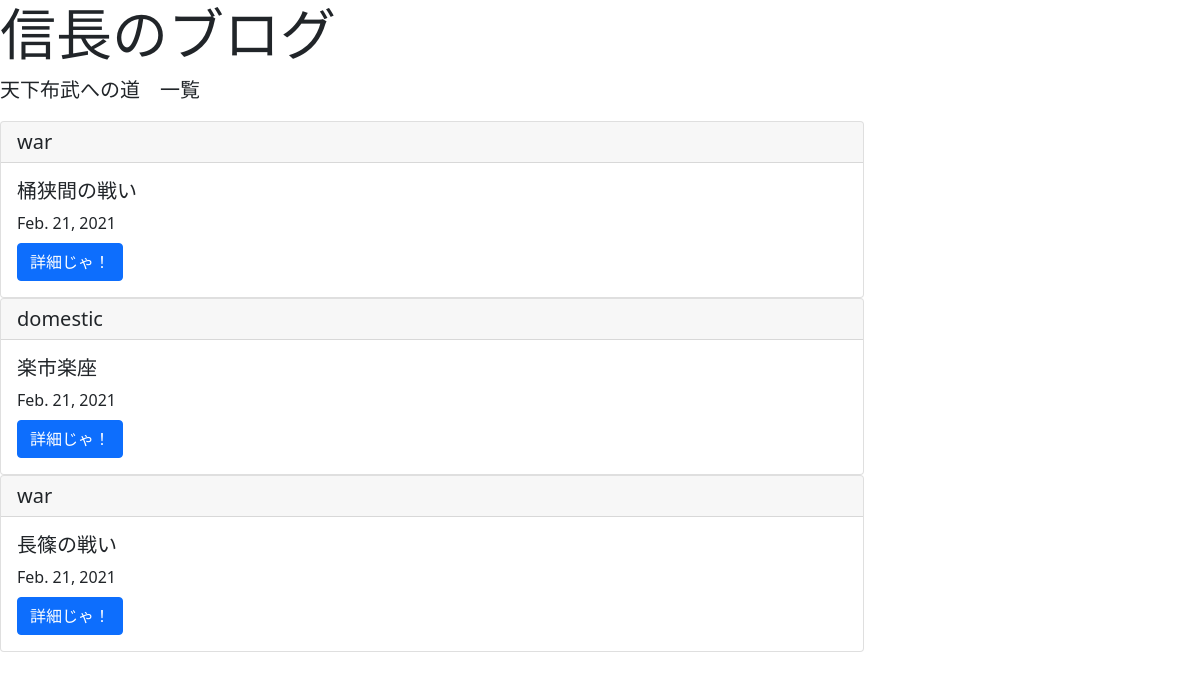
Page /list/ on the committed database.
### yabouapp/models.py (models this page shows, shortened)
class BlogModel(models.Model):
    title = models.CharField(max_length=100)
    content = models.TextField()
    postdate = models.DateField(auto_now_add=True)
    category = models.CharField(
        max_length=50,
        choices=CATEGORY
    )

### yabouapp/views.py (the view)
# urls.py: path('list/', BlogList.as_view(), name='list'),
class BlogList(ListView):
    template_name = 'list.html'
    model = BlogModel

### templates/list.html (shortened to what this page needs)
{% extends 'base.html' %}
{% block header %}
<div class="jumbotron">
  <h1 class="display-4">信長のブログ</h1>
  <p class="lead">天下布武への道　一覧</p>
{% endblock header %}
{% block content %}
    <div class='conttainer'>
    {% for item in object_list %}
    <div class="card" style="width: 54rem;">
        <h5 class='card-header'>{{ item.category }}</h5>
        <div class="card-body">
          <h5 class="card-title">{{ item.title }}</h5>
          <h7 class="card-title">{{ item.postdate }}</h7>
          <a href="{% url 'detail' item.pk %}" class="btn btn-primary">詳細じゃ！</a>
        </div>
      </div>
    {% endfor %}
    </div>
{% endblock content %}

### rows in the picture
BlogModel: category "war", title "桶狭間の戦い", postdate "Feb. 21, 2021"
BlogModel: category "domestic", title "楽市楽座", postdate "Feb. 21, 2021"
BlogModel: category "war", title "長篠の戦い", postdate "Feb. 21, 2021"
